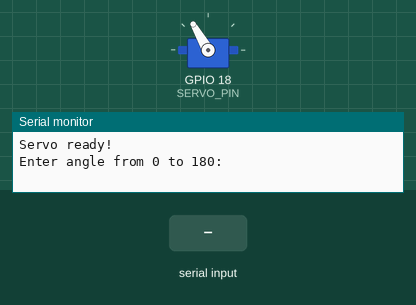
Bench run of a program on a simulated ESP32. Shown: servo, the last lines printed to the serial monitor. Inputs (shaded band) come from the test bench.

Above: at 1.2 s.
1.3 s: "90,45\n" received over Serial
At 1.7 s:
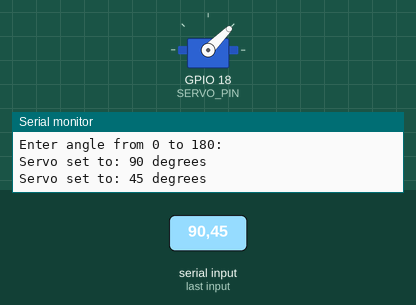
At 2.6 s:
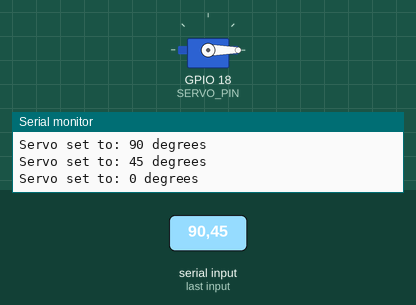
3.8 s: "30,150\n" received over Serial
At 4.6 s:
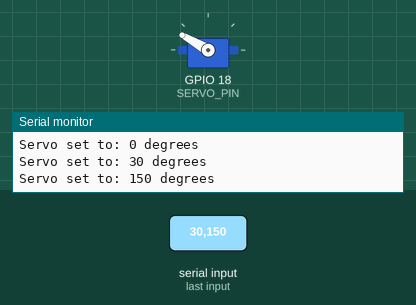
Timing chart, 0 to 6.8 s (numbered marks = the images above; inputs shaded):
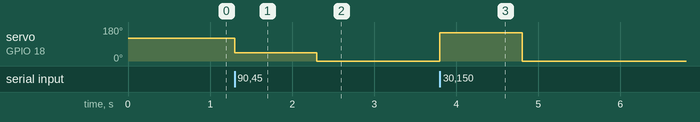

Measured:
- after the input at 1.3 s, servo on GPIO 18 (SERVO_PIN): 120° → 45° at once, → 0° 1.0 s later
- after the input at 3.8 s, servo on GPIO 18 (SERVO_PIN): 0° → 150° at once, → 0° 1.0 s later

The program:

main.cpp
```cpp
#include <Arduino.h>
#include <ESP32Servo.h>

Servo myServo;

const int SERVO_PIN = 18;

void setup()
{
    Serial.begin(115200);

    myServo.attach(SERVO_PIN);

    myServo.write(120);

    Serial.println("Servo ready!");
    Serial.println("Enter angle from 0 to 180:");
}

void loop()
{
    if (Serial.available() > 0)
    {
        int angle = Serial.parseInt();

        if (angle >= 0 && angle <= 180)
        {
            myServo.write(angle);

            Serial.print("Servo set to: ");
            Serial.print(angle);
            Serial.println(" degrees");
        }
        else
        {
            Serial.println("Invalid angle. Enter 0-180.");
        }
    }
}
```
